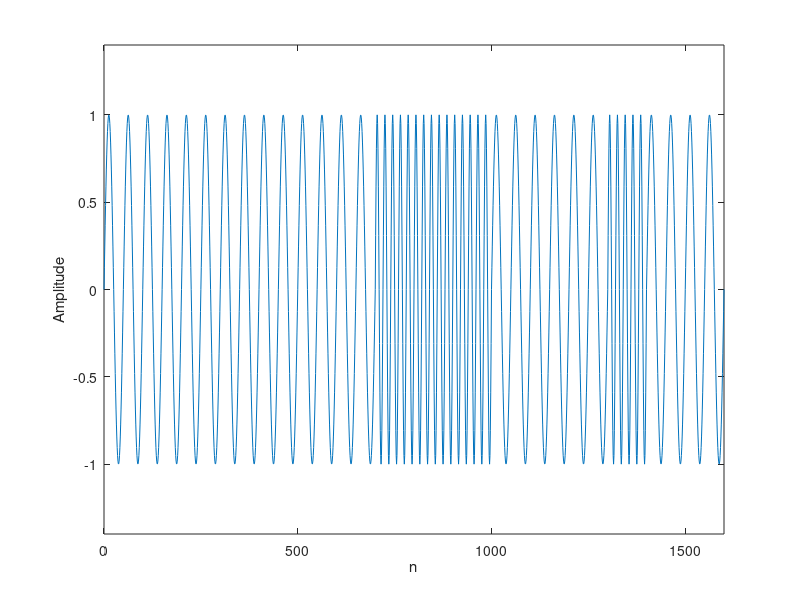

The MATLAB script that drew this image:
% clean figure and load signal package (only for Octave)
clf
pkg load signal

% simulation parameters:
%  - nr of symbols
%  - nr of samples per symbol
%  - amplitude
%  - carrier frequency
nsym = 16;
nsamp = 100;
a = 1;
n = 2;
m = 3;

wc = 2 * pi * n / nsamp;
deltaw = 2 * pi * m / nsamp;


% allocate space for total bit sequence
l = nsym*nsamp;
y = zeros(1,l-nsamp+1);

% initalize random output vector with +1 and -1
x = round(rand(1,nsym));

% for each overlap..
for i = 1:nsym
  % place one symbol into vector y, leaving nsamp samples of spacing
  kk = (i-1)*nsamp+1;
  if(x(i) == 1)
    y(kk:kk+nsamp) = a * sin(wc * [0:nsamp]);
  else
    y(kk:kk+nsamp) = a * sin((wc + deltaw) * [0:nsamp]);
  end
end
% plot eye diagram
plot([0:nsym*nsamp], y)

% format: print axis labels, legend, and set plot range
ylabel('Amplitude')
axis([0 nsym*nsamp -1.4 1.4])
xlabel('n')

% find indexes of zero-crossing
